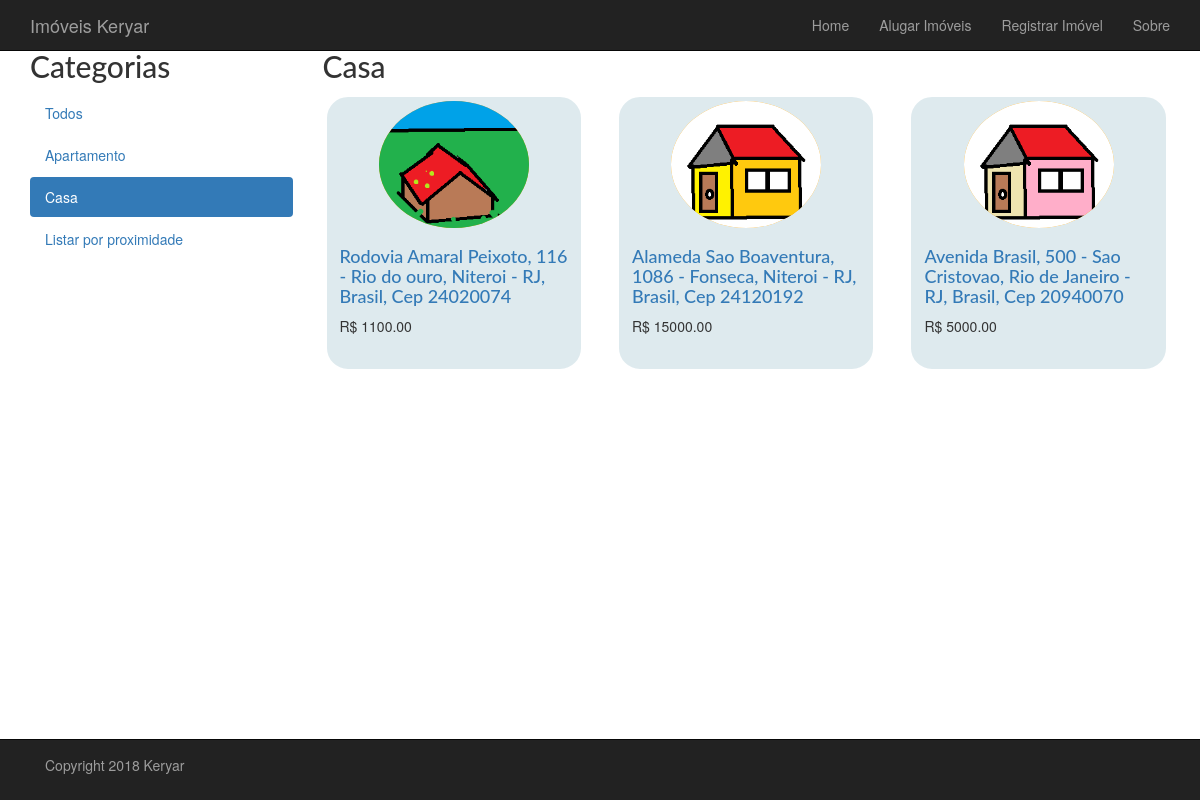
The page /aluguel/casa/ on the database its author committed.
### aluguel/models.py (models this page shows, shortened)
class Categoria(models.Model):
    nome = models.CharField(max_length=200, db_index=True)
    slug = models.SlugField(max_length=200, db_index=True, unique=True)
    class Meta:
        ordering = ('nome',)
        verbose_name = 'categoria'
        verbose_name_plural = 'categorias'
    def get_absolute_path(self):
        return reverse('aluguel:lista_imoveis_por_categoria', args=[self.slug])

class Imovel(models.Model):
    categoria = models.ForeignKey(Categoria, related_name='imoveis')
    slug = models.SlugField(max_length=200, db_index=True, unique=True)
    imagem = models.ImageField(upload_to='aluguel/images/apts', blank=False)
    descricao = models.TextField(blank=True)
    dono = models.TextField(blank=True)
    preco = models.DecimalField(max_digits=10, decimal_places=2, db_index=True)
    numero = models.PositiveIntegerField()
    rua = models.CharField(max_length=200)
    bairro = models.CharField(max_length=200)
    cidade = models.CharField(max_length=200, db_index=True)
    estado = models.CharField(max_length=200)
    pais = models.CharField(max_length=200)
    cep = models.CharField(max_length=200)
    disponivel = models.BooleanField(default=True)
    data_cadastramento = models.DateTimeField(auto_now_add=True)
    data_atualizacao = models.DateTimeField(auto_now=True)
    endereco = models.TextField(blank=True)
    class Meta:
        ordering = ('cidade',)
        verbose_name = 'imovel'
        verbose_name_plural = 'imoveis'
    def get_absolute_path(self):
        return reverse('aluguel:exibe_imovel', args=[self.id, self.slug])

### aluguel/views.py (the view)
# urls.py: url(r'^(?P<slug_da_categoria>[-\w]+)/$', views.lista_imoveis, name='lista_imoveis_por_categoria'),
def lista_imoveis(request, slug_da_categoria=None):
    categoria = None
    proximidade = False
    categorias = Categoria.objects.all()
    imoveis = Imovel.objects.filter(disponivel=True)
    if slug_da_categoria:
        categoria = get_object_or_404(Categoria, slug=slug_da_categoria)
        imoveis = imoveis.filter(categoria=categoria)
    return render(request, 'aluguel/imovel/lista.html', {
        'categorias': categorias,
        'imoveis': imoveis,
        'categoria': categoria,
        'proximidade': proximidade,
        })

### aluguel/templates/aluguel/imovel/lista.html (shortened to what this page needs)
{% extends 'base.html' %}
{% load static %}
{% block conteudo %}
    {% static "aluguel/images/" as baseUrl %}
    <div class="container">
        <div class="row">
            <div class="col-sm-12">
                <div class="row">
                    <div class="col-sm-3">
                        <h2>Categorias</h2>
                        <ul class="nav nav-pills nav-stacked">
                            <li {% if not categoria %}{% if not proximidade %}class="active"{% endif %}{% endif %}>
                                <a href="{% url 'aluguel:lista_imoveis' %}">Todos</a>
                            </li>
                            {% for c in categorias %}
                                <li {% if categoria.slug == c.slug %}class="active"{% endif %}>
                                    <a href="{{ c.get_absolute_path }}">{{ c.nome }}</a>
                                </li>
                            {% endfor %}
                             <li {% if proximidade %}class="active"{% endif %}>
                                    <a href="{% url 'aluguel:proximidade' %}">Listar por proximidade</a>
                             </li>
                        </ul>
                    </div>
                    <div class="col-sm-9">
                        <h2>{% if not categoria %}{% if not proximidade %}Imoveis{% else %}Proximidade{% endif %}{% else %}{{ categoria.nome }}{% endif %}</h2>
                        <div class="row">
                            {% if not proximidade %}
                                {% for imovel in imoveis %}
                                    <div class="col-md-4 col-sm-6">
                                        <div class="thumbnail">
                                            <a href="{{ imovel.get_absolute_path }}">
                                                <img class="img-circle img-responsive center-block"
                                                     src="{{imovel.imagem.url}}" height="220" width="150">
                                            </a>
                                            <div class="caption">
                                                <h4><a href="{{ imovel.get_absolute_path }}">{{ imovel.endereco }}</a></h4>
                                                R$ {{ imovel.preco }}
                                                <br>
                                                <br>
                                            </div>
                                        </div>
                                    </div>
                                {% endfor %}
                            {% endif %}
                        </div>
                    </div>
                </div>
            </div>
        </div>
{% endblock %}

### projectbase/static/projectbase/css/styles.css (style rules this page uses)
h1,h2,h3,h4,h5,h6 { font-family: "Lato", sans-serif }
div .col-sm-6 > div.thumbnail { border-width: 4px; border-color: white; }
div .thumbnail { background-color:#deeaee; border-color: orange; border-radius: 25px; }
.thumbnail img { background-color:orange; border-color: black; transform: all 0.3s ease 0s; }
body { padding-top: 30px; padding-bottom: 70px; background-color: white; }

### rows shown on the page
Categoria: nome "Apartamento"
Categoria: nome "Casa"
Imovel: imagem (picture), endereco "Rodovia Amaral Peixoto, 116 - Rio do ouro, Niteroi - RJ, Brasil, Cep 24020074", preco "1100.00"
Imovel: imagem (picture), endereco "Alameda Sao Boaventura, 1086 - Fonseca, Niteroi - RJ, Brasil, Cep 24120192", preco "15000.00"
Imovel: imagem (picture), endereco "Avenida Brasil, 500 - Sao Cristovao, Rio de Janeiro - RJ, Brasil, Cep 20940070", preco "5000.00"
